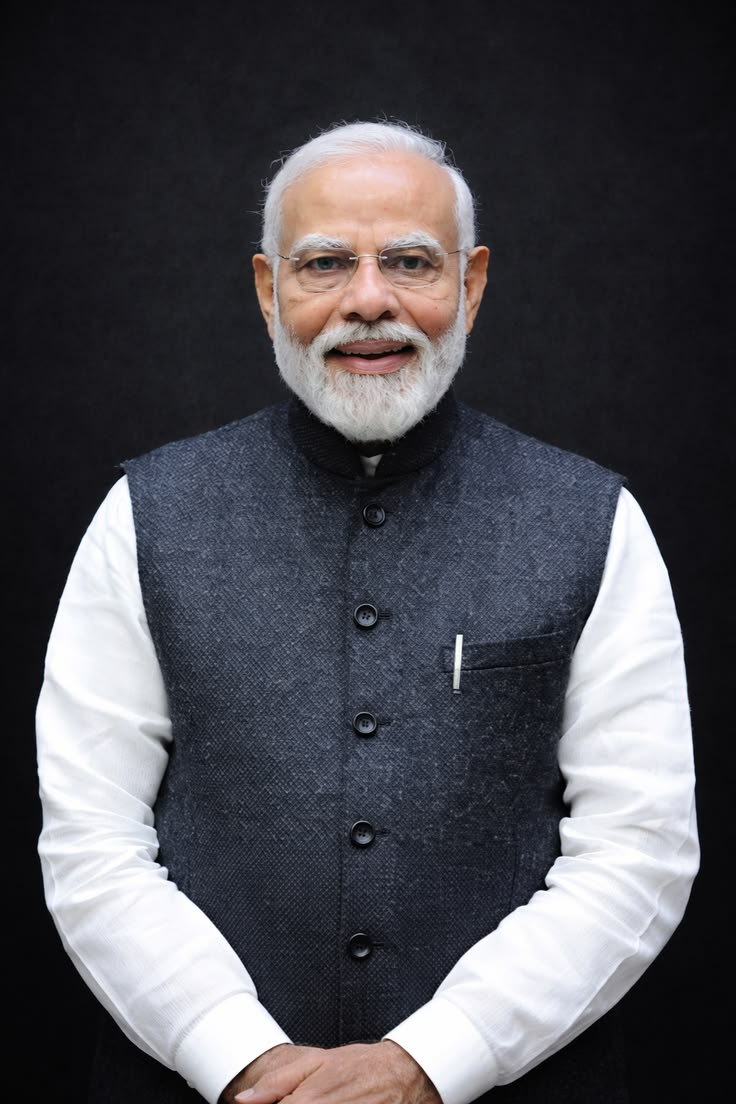
#> input picture phase3/Modi.jpg, 736 x 1104 px
$ python d_line.py
#> lines starting #> are read from the running program, lines starting #| are printed output that depends on the picture; after the words box and inside, x2 and y2 are one past the last pixel; in counts of white or black regions, pixels touching at a corner belong together
import cv2
from fontTools.cffLib.transforms import StopHintCountEvent

image = cv2.imread("Modi.jpg")
#> image is the input picture: shape (1104, 736, 3); mean B, G, R 83.9, 78, 78.8

if image is None:
    print("Could not open image")
else:
    print("Image Loaded")
    center = (300,300)
    radius = 100
    color = (255,0,0)
    thickness = 2
    cv2.circle(image,center,radius,color,thickness)
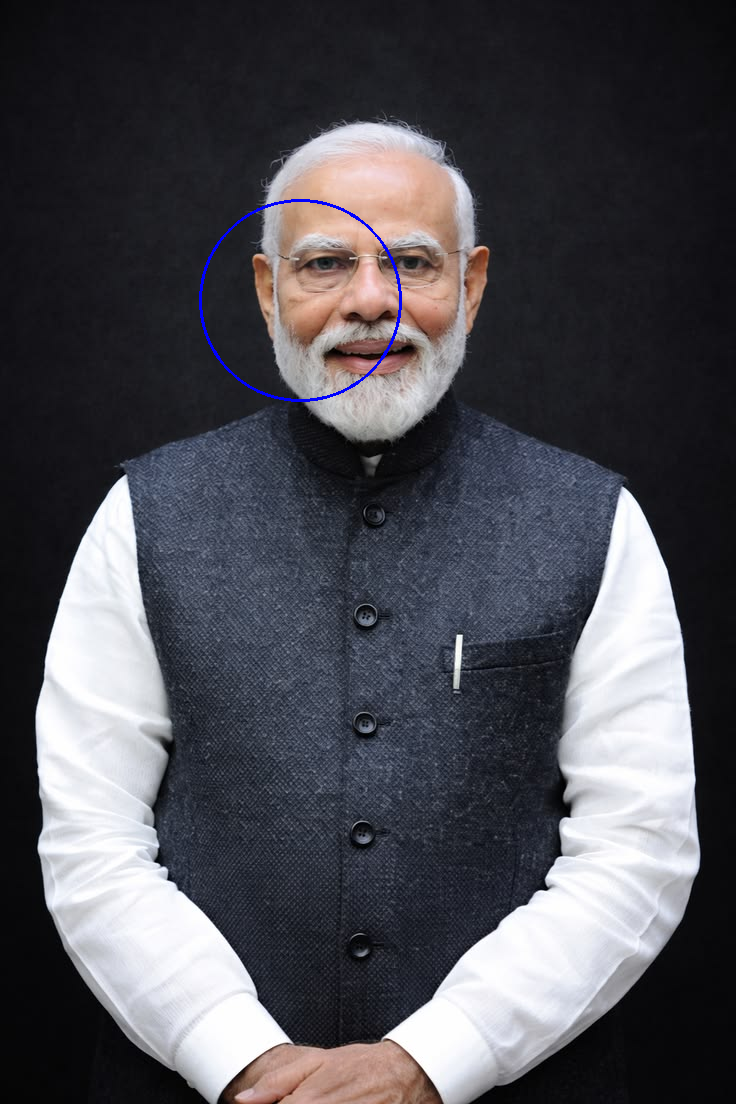
#> image: shape (1104, 736, 3); 0.22% of pixels changed, all inside (x1, y1, x2, y2) = (199, 199, 402, 402)
    cv2.imshow("image",image)
    cv2.waitKey(0)
    cv2.destroyAllWindows()
